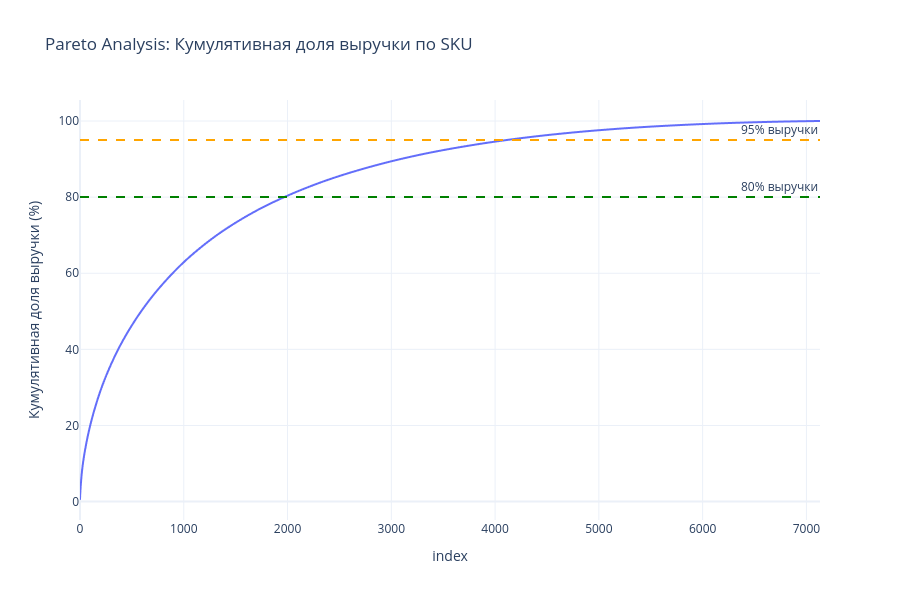

The notebook cell this image was saved under:
### Code cell
# ABC-анализ по SKU

top_sku = (
    df.groupby('sku', observed=True)['revenue']
    .sum()
    .sort_values(ascending=False)
    .reset_index()
)

top_sku['cum_share'] = top_sku['revenue'].cumsum() / top_sku['revenue'].sum()
top_sku['cum_share_pct'] = top_sku['cum_share'] * 100

top_sku['ABC'] = pd.cut(
    top_sku['cum_share'],
    bins=[0, 0.80, 0.95, 1.0],
    labels=['A', 'B', 'C'],
    include_lowest=True
)

abc_summary = top_sku.groupby('ABC', observed=True).agg(
    SKUs=('sku', 'count'),
    SKUs_Pct=('sku', lambda x: x.count()/len(top_sku)*100),
    Revenue=('revenue', 'sum'),
    Revenue_Pct=('revenue', lambda x: x.sum()/top_sku['revenue'].sum()*100)
).round(2)

print("ABC-анализ по SKU:")
display(abc_summary)

fig = px.line(top_sku, x=top_sku.index, y='cum_share_pct',
              title='Pareto Analysis: Кумулятивная доля выручки по SKU',
              labels={'x': 'Количество SKU (по убыванию выручки)', 
                      'cum_share_pct': 'Кумулятивная доля выручки (%)'})

fig.add_hline(y=80, line_dash="dash", line_color="green", annotation_text="80% выручки")
fig.add_hline(y=95, line_dash="dash", line_color="orange", annotation_text="95% выручки")
fig.update_layout(height=600, template="plotly_white")
fig.show()

### Figure 1 — Plotly figure (JSON) as saved in the notebook; plotly's stock layout.template omitted (floating-point values rounded to 4 significant figures; data arrays with more than 128 entries replaced by an {"elided": "..."} marker saying what was removed)
{"data": [{"hovertemplate": "index=%{x}<br>Кумулятивная доля выручки (%)=%{y}<extra></extra>", "legendgroup": "", "line": {"color": "#636efa", "dash": "solid"}, "marker": {"symbol": "circle"}, "mode": "lines", "name": "", "showlegend": false, "type": "scattergl", "x": {"elided": "7132 int values"}, "xaxis": "x", "y": {"elided": "7132 float values"}, "yaxis": "y"}], "layout": {"annotations": [{"showarrow": false, "text": "80% выручки", "x": 1, "xanchor": "right", "xref": "x domain", "y": 80, "yanchor": "bottom", "yref": "y"}, {"showarrow": false, "text": "95% выручки", "x": 1, "xanchor": "right", "xref": "x domain", "y": 95, "yanchor": "bottom", "yref": "y"}], "height": 600, "legend": {"tracegroupgap": 0}, "shapes": [{"line": {"color": "green", "dash": "dash"}, "type": "line", "x0": 0, "x1": 1, "xref": "x domain", "y0": 80, "y1": 80, "yref": "y"}, {"line": {"color": "orange", "dash": "dash"}, "type": "line", "x0": 0, "x1": 1, "xref": "x domain", "y0": 95, "y1": 95, "yref": "y"}], "title": {"text": "Pareto Analysis: Кумулятивная доля выручки по SKU"}, "xaxis": {"anchor": "y", "domain": [0, 1], "title": {"text": "index"}}, "yaxis": {"anchor": "x", "domain": [0, 1], "title": {"text": "Кумулятивная доля выручки (%)"}}}}
